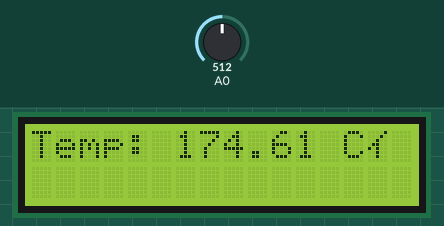
Simulated run of this program. Board: Arduino Uno, built with avr-gcc and run on an emulated ATmega328P. Shown: 16×2 character LCD. Inputs (shaded band) come from the test bench; at power-on: A0 = 512. What the program prints to the serial monitor is not drawn.

Above: at 1.5 s.
1.6 s: A0 set to 325
At 3.9 s:
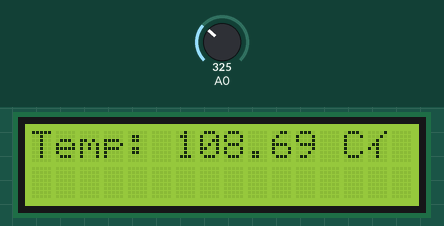
4.2 s: A0 set to 298
At 6.3 s:
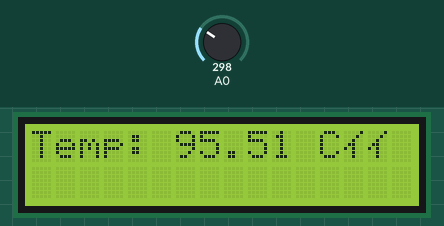
7.0 s: A0 set to 134
At 9.4 s:
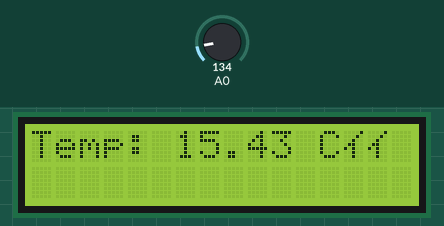
9.7 s: A0 set to 116
At 11.5 s:
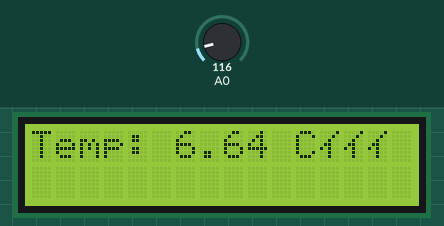
Timing chart, 0 to 13.0 s (numbered marks = the images above; inputs shaded):
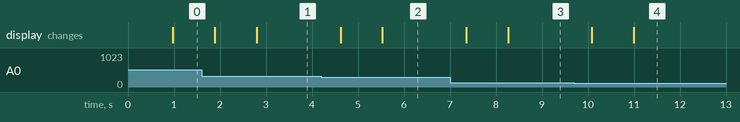

Measured:
- the behaviour switches between 308 and 307 on A0 (found by bisection; images 1 and 2)
- the behaviour switches between 123 and 122 on A0 (found by bisection; images 3 and 4)
- after the input at 1.6 s, the display: first changes after 0.29 s (image 1 shows a later state)
- after the input at 4.2 s, the display: first changes after 0.42 s (image 2 shows a later state)
- after the input at 7.0 s, the display: first changes after 0.35 s (image 3 shows a later state)
- after the input at 9.7 s, the display: first changes after 0.38 s (image 4 shows a later state)

The program:

main.cpp
```cpp
#include <Arduino.h>
#include <LiquidCrystal.h>

LiquidCrystal lcd(12, 11, 5, 4, 3, 2);

int sensorVal = 0;
int count = 0;

void setup() {
    lcd.begin(16, 2);
    // pinMode(A0, INPUT);
    // for(int i = 170; i<190; i++){
    //     lcd.setCursor(0,0);
    //     lcd.print(i);
    //     lcd.print(" ");
    //     lcd.print((char)i);
    //     delay(1000);
    // }
    Serial.begin(9600);
}

void loop() {

    if (count == 9){
        sensorVal = sensorVal / 10;
        Serial.print("SensoreVal: "); Serial.print(sensorVal);
        float voltage = (sensorVal/1024.0) * 5.0;
        Serial.print("      SensorVoltage: "); Serial.print(voltage);
        float temp = (voltage - 0.5) * 100;
        Serial.print("      Temp: " ); Serial.print(temp);
        Serial.println();
        lcd.setCursor(0,0);
        lcd.print("Temp: ");

        lcd.print(temp);
        lcd.print(" C");
        lcd.print((char)178);
        sensorVal = analogRead(A0);
        count = 0;
    }
    Serial.print("Sensor: ");
    Serial.println(sensorVal);
    sensorVal = sensorVal + analogRead(A0);
    count++;
    delay(100);

    // put your main code here, to run repeatedly:
}
```
